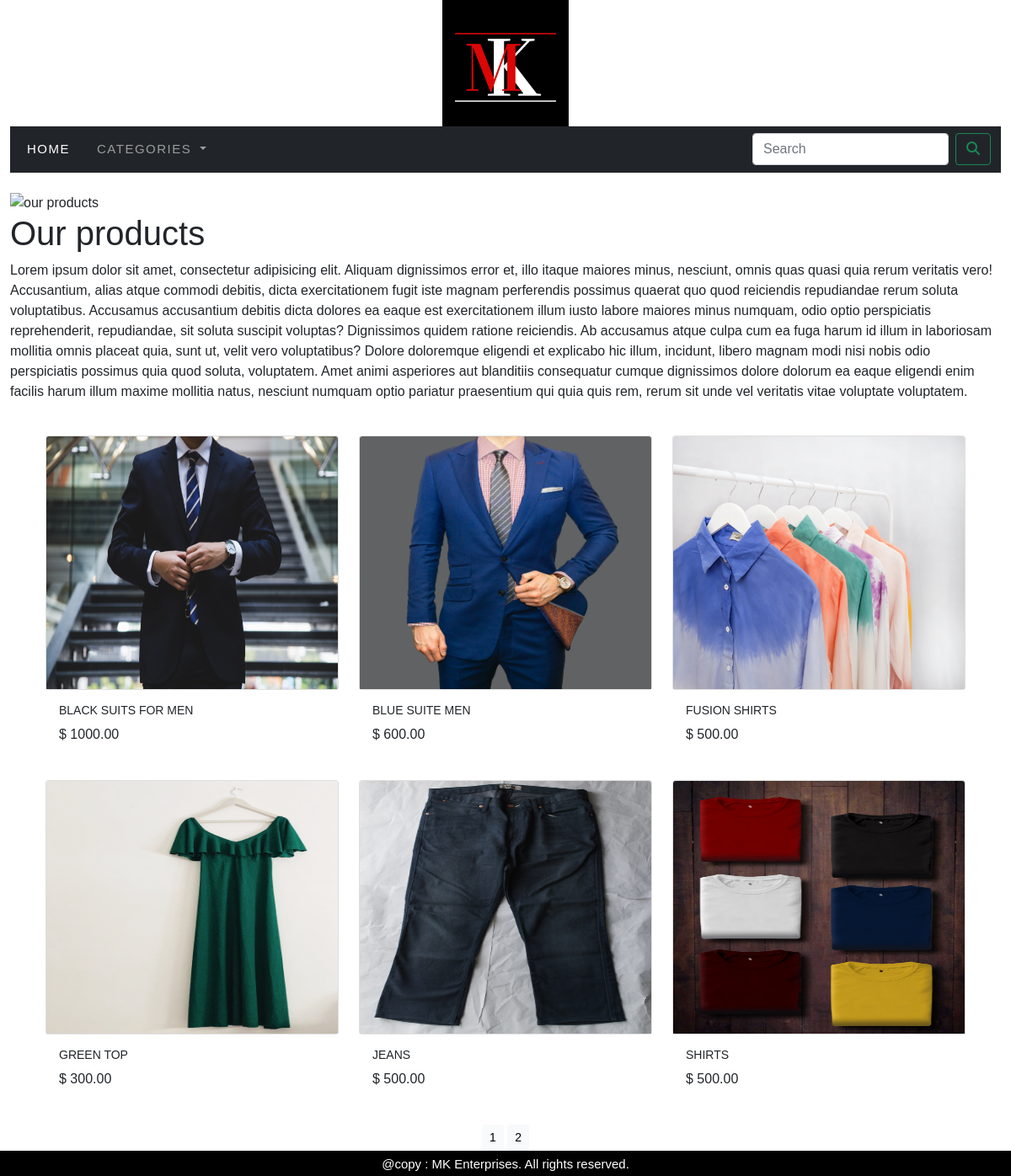
The app's page /shop/ with its own data.
### shop/models.py (models this page shows, shortened)
class Product(models.Model):
    name = models.CharField(max_length=250, unique=True)
    slug = models.SlugField(max_length=250, unique=True)
    description = models.TextField(blank=True)
    price = models.DecimalField(max_digits=10, decimal_places=2)
    category = models.ForeignKey(Category, on_delete=models.CASCADE)
    image = models.ImageField(upload_to='product', blank=True)
    stock = models.IntegerField()
    available = models.BooleanField(default=True)
    created = models.DateTimeField(auto_now_add=True)
    updated = models.DateTimeField(auto_now = True)
    class Meta:
        ordering = ('name',)
        verbose_name = 'product'
        verbose_name_plural = 'products'
    def get_url(self):
        return reverse('shop:product_detail', args=[self.category.slug, self.slug])

### shop/views.py (the view)
# urls.py: path('', views.allProdCat, name='allProdCat'),
def allProdCat(request, c_slug=None):
    c_page = None
    products_list = None
    if c_slug != None:
        c_page = get_object_or_404(Category, slug=c_slug)
        products_list = Product.objects.all().filter(category=c_page,
                                                available=True)
    else:
        products_list = Product.objects.all().filter(available=True)
    paginator = Paginator(products_list,6)
    try:
        page = int(request.GET.get('page','1'))
    except:
        page = 1
    try:
        products = paginator.page(page)
    except (EmptyPage, InvalidPage):
        products = paginator.page(paginator.num_pages)
    return render(request, 'category.html', {'category':c_page,
                                             'products':products})

### cart/context_processors.py (called while the page is built)
def counter(request):
    item_count = 0
    if 'admin' in request.path:
        return {}
    else:
        try:
            cart = Cart.objects.filter(cart_id=_cart_id(request))
            cart_items = CartItem.objects.all().filter(cart=cart[:1])
            for cart_item in cart_items:
                item_count += cart_item.quantity
        except Cart.DoesNotExist:
            item_count = 0
    return dict(item_count=item_count)

### cart/views.py (called while the page is built)
def _cart_id(request):
    cart = request.session.session_key
    if not cart:
        cart = request.session.create()
    return cart

### shop/context_processors.py (called while the page is built)
def menu_links(request):
    links = Category.objects.all()
    return dict(links=links)

### shop/models.py (called while the page is built)
    def get_url(self):
        return reverse('shop:products_by_category', args=(self.slug,))

### templates/category.html (shortened to what this page needs)
{% extends 'base.html' %}
{% load static %}
{% block content %}
    {% if category %}
        <div class="mx-auto box">
            <img src="{{category.image.url}}" alt="{{category.name}}" width="100%">
        </div><br><br>
        <div>
            <h1 class="text-center my_title">{{category.name}}</h1>
            <p class="text-justify">{{category.description}}</p>
        </div>
    {% else %}
        <div>
            <img src="{% static 'images/banner.png' %}" alt="our products" width="100%" height="500px">
            <h1>Our products</h1>
            <p>Lorem ipsum dolor sit amet, consectetur adipisicing elit. Aliquam dignissimos error et, illo itaque maiores minus, nesciunt, omnis quas quasi quia rerum veritatis vero!
                Accusantium, alias atque commodi debitis, dicta exercitationem fugit iste magnam perferendis possimus quaerat quo quod reiciendis repudiandae rerum soluta voluptatibus.
                Accusamus accusantium debitis dicta dolores ea eaque est exercitationem illum iusto labore maiores minus numquam, odio optio perspiciatis reprehenderit, repudiandae, sit soluta suscipit voluptas?
                Dignissimos quidem ratione reiciendis. Ab accusamus atque culpa cum ea fuga harum id illum in laboriosam mollitia omnis placeat quia, sunt ut, velit vero voluptatibus?
                Dolore doloremque eligendi et explicabo hic illum, incidunt, libero magnam modi nisi nobis odio perspiciatis possimus quia quod soluta, voluptatem.
                Amet animi asperiores aut blanditiis consequatur cumque dignissimos dolore dolorum ea eaque eligendi enim facilis harum illum maxime mollitia natus, nesciunt numquam optio pariatur praesentium qui quia quis rem, rerum sit unde vel veritatis vitae voluptate voluptatem.</p>
        </div>
    {% endif %}<br>
<div class="container">
    <div class="row mx-auto">
      {% for product in products.object_list %}
        <div class="my_bottom_margin col-9 col-sm-12 col-md-4 col-lg-4">
            <div class="card text-center" style="min-width:18rem">
                {% if product.image %}
                <a href="{{product.get_url}}"> <img class="card-img-top" src="{{product.image.url}}" alt="{{product.name}}" width="300px" height="300px"></a>
                {% endif %}
            </div>
            <div class="card-body">
                <h3>{{product.name}}</h3>
                <p>$ {{product.price}}</p>
            </div>
        </div>
      {% endfor %}
    </div>
</div>
    <div class="mx-auto">
        {% if products.paginator.num_pages > 1 %}
        <div class="text-center">
            {% for pg in products.paginator.page_range %}
            <a href="?page={{pg}}" class="btn btn-light btn-sm {% if products.number == pg %} active {% endif %}">{{pg}}</a>
            {% endfor %}
        </div>
        {% endif %}
    </div>
{% endblock %}

### templates/base.html (shortened to what this page needs)
{% load static %}
<!DOCTYPE html>
<html lang="en">
<head>
    <link href="{% static 'css/bootstrap.min.css' %}" rel="stylesheet">
    <link href="{% static 'css/custom.css' %}" rel="stylesheet">
</head>
<body>
<div class="container-fluid">
    {% include 'header.html' %}
    {% include 'nav.html' %}<br>
    {% block content %}
    {% endblock %}
    </div>
    {% include 'footer.html' %}
</body>
</html>

### templates/header.html
{% load static %}
<header>
    <center>
        <img src=" {% static 'images/logo.png' %}" alt="logo image" width="150px">
    </center>
</header>

### templates/nav.html (shortened to what this page needs)
<nav class="navbar navbar-expand-lg navbar-dark bg-dark">
  <div class="container-fluid">
    <div class="collapse navbar-collapse" id="navbarSupportedContent">
      <ul class="navbar-nav me-auto mb-2 mb-lg-0">
        <li class="nav-item">
          <a class="nav-link active" aria-current="page" href="{% url 'shop:allProdCat' %}">Home</a>
        </li>
        <li class="nav-item">
          <a class="nav-link" href="#"></a>
        </li>
        <li class="nav-item dropdown {% if 'shop' in request.path %}active{% endif %}">
          <a class="nav-link dropdown-toggle" href="#" id="navbarDropdown" role="button" data-bs-toggle="dropdown" aria-expanded="false">
            Categories
          </a>
        </li>
      </ul>
      <form class="d-flex" action="{% url 'search_app:search_result' %}" method="get">
        <input class="form-control me-2" type="search" placeholder="Search" name="q" aria-label="Search">
        <button class="btn btn-outline-success" type="submit"><i class="fa fa-search" ></i></button>
      </form>
    </div>
  </div>
</nav>

### templates/footer.html
<div class="footer navbar-fixed-bottom my_footer">
  <p class="text-center">
    @copy : MK Enterprises. All rights reserved.<br>
  </p>
</div>

### static/css/custom.css (style rules this page uses)
body { font-family: 'Raleway', sans-serif; margin-bottom:30px; min-height:1000px; }
.nav-item { letter-spacing:.1em; font-size:15px; text-transform:uppercase; }
.my_footer { background-color:black; position:fixed; height:30px; width:100%; bottom:0; }
.my_footer p { padding-top:5px; font-size:15px; color:white; }
.my_bottom_margin { margin-bottom:10px; }
.card-body h3 { font-size:14px; text-transform:uppercase; }

### records on screen
Product: image (picture), name "BLACK SUITS FOR MEN", price "1000.00"
Product: image (picture), name "BLUE SUITE MEN", price "600.00"
Product: image (picture), name "FUSION SHIRTS", price "500.00"
Product: image (picture), name "GREEN TOP", price "300.00"
Product: image (picture), name "JEANS", price "500.00"
Product: image (picture), name "SHIRTS", price "500.00"

### other values on screen
{{ pg }} "1" "2"
